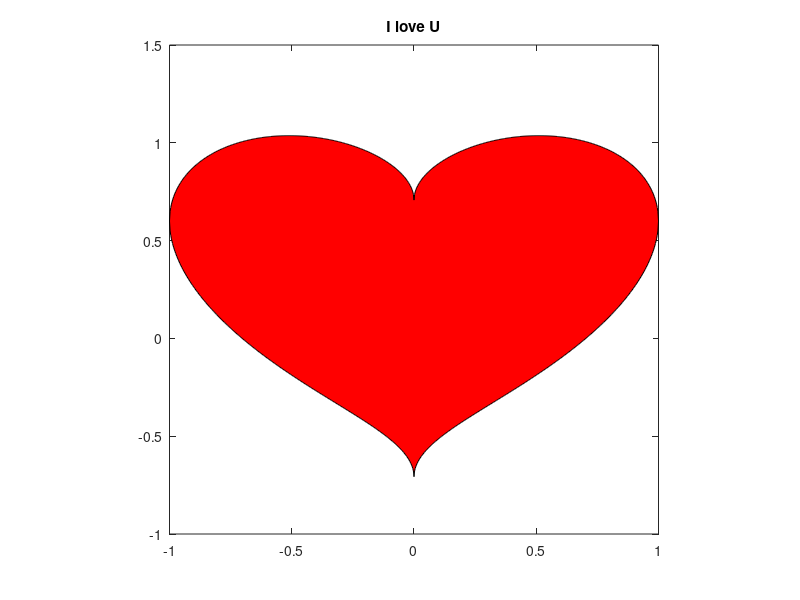

This figure's MATLAB source:
% Method 1
 
x = -1:1/400:1;
% 给定一个x的范围，指定步长为1/400
 
y1 = 0.6 * abs(x) .^ 0.5 + ((1 - x .^ 2) / 2) .^ 0.5;
% 爱心的上半部分
y2 = 0.6 * abs(x) .^ 0.5 - ((1 - x .^ 2) / 2) .^ 0.5;
% 爱心的下半部分
fill([x, flip(x)], [y1, y2], 'r')
% 利用fill()函数画出爱心。第一、二个参数均为向量，对应起来恰好是爱心边上的点。
% "r"指定颜色为 red
 
axis square
% 将当前坐标系图形设置为方形
title('I love U');
% 设置标题